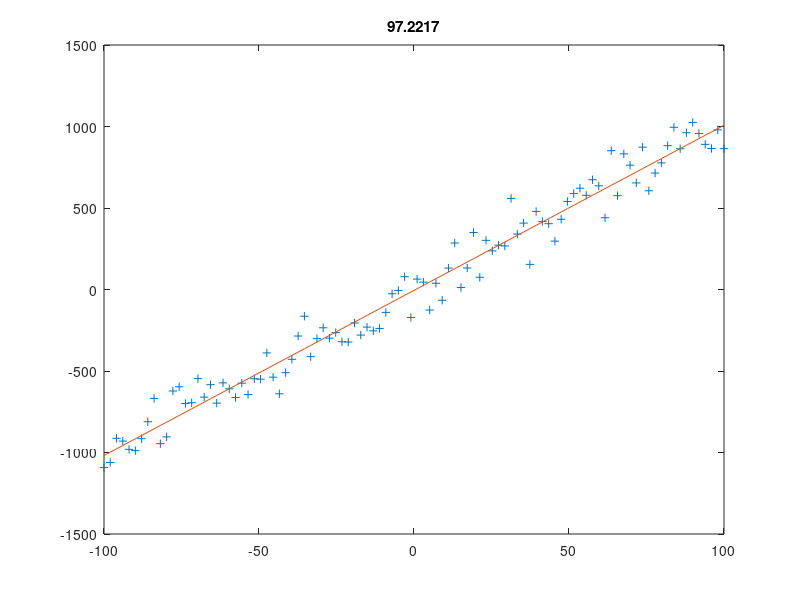

MATLAB code for this plot:
% Carlos López Roa
% Mínimos cuadrados para una función con error aleatorio
% 3/3/11
%% Estableciendo una función con error
close all
clear all
x=linspace(-100,100,100);
a1=4;
a2=10;
e=100*randn(1,length(x));
f=a1+a2*x+e;n=length(x);
xb=(1/n)*sum(x);
yb=(1/n)*sum(f);
y=f;
%% Graficar
plot(x,f,'+')
hold on

%% Mínimos cuadrados
a1e=(sum(f).*(sum(x.^2))-sum(x.*f).*sum(x))./(length(x).*(sum(x.^2))-(sum(x).^2));
a2e=(length(x).*sum(x.*f)-sum(x).*sum(f))./(length(x).*sum(x.^2)-(sum(x).^2));
fe=a1e+a2e.*x;
r2=(sum(x.*y)-sum(x)*sum(y)/n)^2/(sum(x.^2)-sum(x)^2/n)/(sum(y.^2)-sum(y)^2/n);

%% Graficar regresión
plot(x,fe)
title (100*r2)